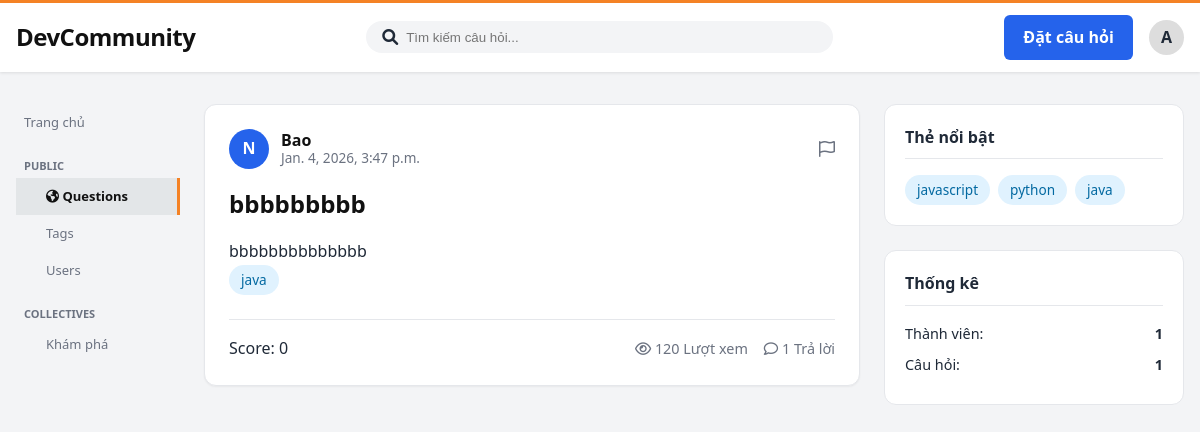
/quest/, run on an earlier commit of the app's database.
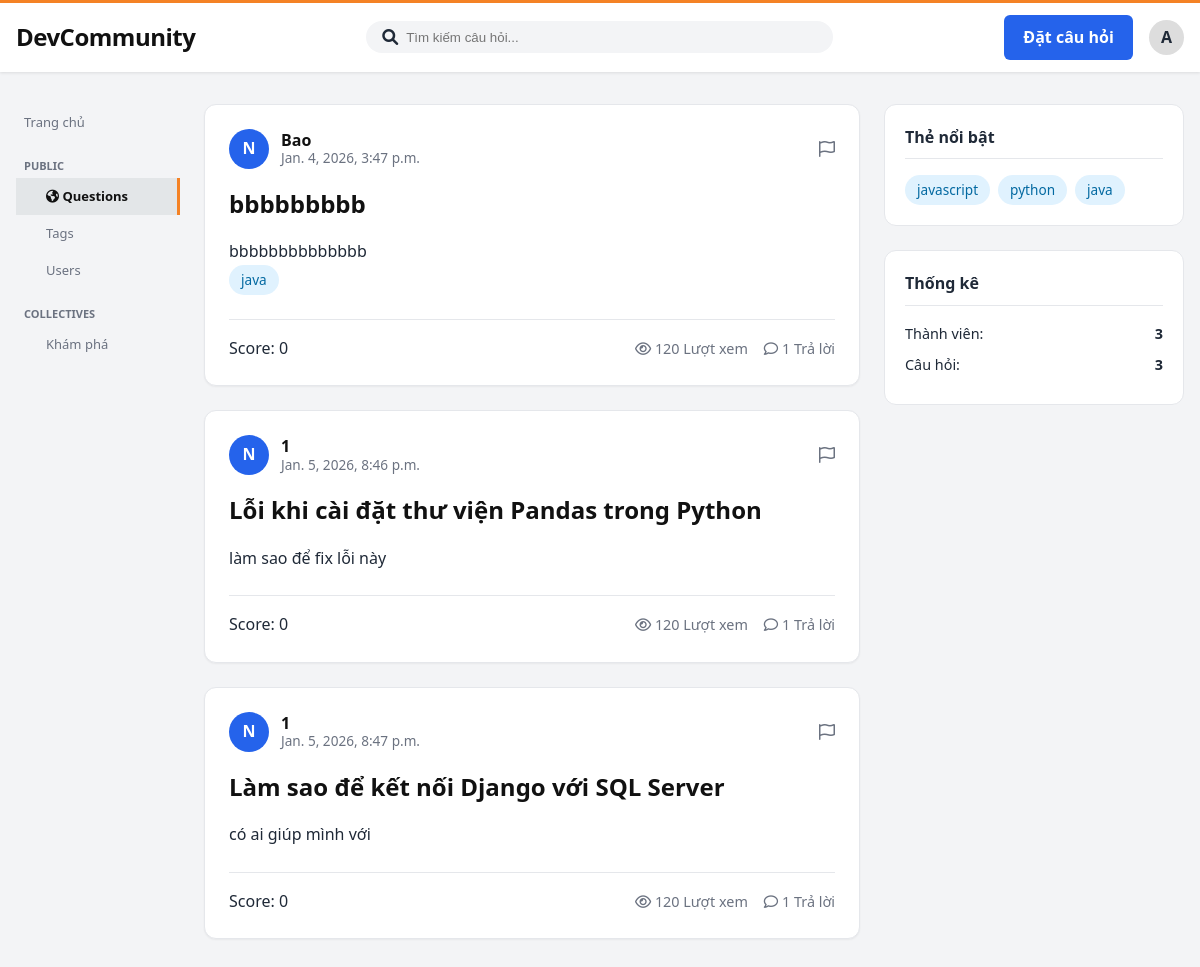
And on a later commit of the database.
### app/models.py (models this page shows, shortened)
class Question(models.Model):
    title = models.CharField(max_length=255)
    body = models.TextField()
    creation_date = models.DateTimeField(auto_now_add=True)
    view_count = models.IntegerField(default=0)
    score = models.IntegerField(default=0)
    own_user = models.ForeignKey(settings.AUTH_USER_MODEL, on_delete=models.CASCADE, related_name='questions')
    tags = models.ManyToManyField(Tag, through='TagItem', related_name='questions')
    accepted_answer = models.OneToOneField('Answer', on_delete=models.SET_NULL, null=True, blank=True,
                                           related_name='is_accepted_for')

class User(AbstractUser):
    reputation = models.IntegerField(default=0)

class Tag(models.Model):
    name = models.CharField(max_length=50, primary_key=True)
    description = models.TextField(blank=True, null=True)
    created_at = models.DateTimeField(auto_now_add=True)

### app/views.py (the view)
# urls.py: path('quest/', views.question_page, name="quest-page"),
def question_page(request):
    questions = Question.objects.all().order_by('creation_date').prefetch_related('tags')
    user_count = User.objects.all().count()
    question_count = Question.objects.all().count()
    context = {'questions': questions,
               'user_count': user_count,
               'question_count': question_count
               }
    return render(request, 'app/question-list.html',context)

### app/templates/app/question-list.html (shortened to what this page needs)
<!DOCTYPE html>
<html lang="vi">
<head>
{% load static %}
    <link rel="stylesheet" href="https://cdnjs.cloudflare.com/ajax/libs/font-awesome/6.0.0/css/all.min.css">
   <link rel="stylesheet" href="{% static 'app/css/style.css' %}">
</head>
<body>
<nav class="navbar">
    <div class="nav-container">
        <a href="#" class="logo">DevCommunity</a>
        <div class="search-bar">
            <i class="fa-solid fa-magnifying-glass"></i>
            <input type="text" placeholder="Tìm kiếm câu hỏi...">
        </div>
        <div class="user-actions">
            <a href="{% url 'add_question' %}" class="btn-primary">Đặt câu hỏi</a>
            <div class="user-avatar-placeholder">A</div>
        </div>
    </div>
</nav>
<div class="main-container">
    <nav class="left-sidebar">
        <ul class="nav-links">
            <li>
                <a href="#" class="nav-item">Trang chủ</a>
            </li>
            <li>
                <div class="nav-section-title">PUBLIC</div>
                <ul class="sub-nav">
                    <li>
                        <a href="#" class="nav-item active">
                            <i class="fa-solid fa-earth-americas"></i> Questions
                        </a>
                    </li>
                    <li>
                        <a href="{% url 'tags' %}" class="nav-item">Tags</a>
                    </li>
                    <li>
                        <a href="{% url 'users' %}" class="nav-item">Users</a>
                    </li>
                </ul>
            </li>
            <li>
                <div class="nav-section-title">COLLECTIVES</div>
                <ul class="sub-nav">
                    <li><a href="#" class="nav-item">Khám phá</a></li>
                </ul>
            </li>
        </ul>
    </nav>
    <main class="content-area">
    {%for q in questions%}
        <article class="post-card question-card">
            <div class="post-header">
                <div class="author-info">
                    <div class="avatar">N</div>
                    <div class="meta">
                        <span class="author-name">{{q.own_user.username}}</span>
                        <span class="post-date">{{q.creation_date}}</span>
                    </div>
                </div>
                <button class="btn-icon" title="Báo cáo vi phạm">
                    <i class="fa-regular fa-flag"></i>
                </button>
            </div>
            <div class="post-content">
                <h1 class="post-title">{{q.title}}</h1>
                <div class="post-body">
                    {{ q.body|safe }}
                </div>
                <div class="tags-container">
                    {% for tag in q.tags.all %}
                    <span class="tag">{{tag.name}}</span>
                    {% endfor %}
                </div>
            </div>
            <div class="post-footer">
             <div class="evaluation-group">
        <span class ="count"> Score: {{q.score}}</span>
</div>
                <div class="post-stats">
                    <span><i class="fa-regular fa-eye"></i> 120 Lượt xem</span>
                    <span><i class="fa-regular fa-comment"></i> 1 Trả lời</span>
                </div>
            </div>
        </article>
      {% endfor %}
    </main>
    <aside class="right-sidebar">
        <div class="widget">
            <h4>Thẻ nổi bật</h4>
            <div class="tags-cloud">
                <span class="tag">javascript</span>
                <span class="tag">python</span>
                <span class="tag">java</span>
            </div>
        </div>
        <div class="widget">
            <h4>Thống kê</h4>
            <ul class="stats-list">
                <li><span>Thành viên:</span> <strong>{{user_count}}</strong></li>
                <li><span>Câu hỏi:</span> <strong>{{question_count}}</strong></li>
            </ul>
        </div>
    </aside>
</div>
</body>
</html>

What changed in the data, as far as the page shows it:
added Question: own_user.username "1", creation_date "Jan. 5, 2026, 8:46 p.m.", title "Lỗi khi cài đặt thư viện Pandas trong Python", body "làm sao để fix lỗi này", score "0"
added Question: own_user.username "1", creation_date "Jan. 5, 2026, 8:47 p.m.", title "Làm sao để kết nối Django với SQL Server", body "có ai giúp mình với", score "0"
Also different on the page:
{{ user_count }}: "1" → "3"
{{ question_count }}: "1" → "3"
